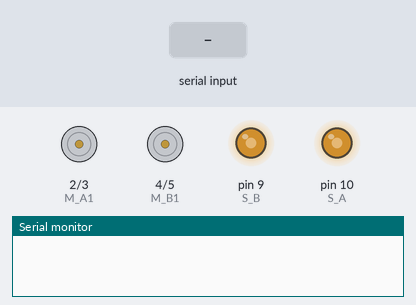
Bench run of a sketch on a simulated Arduino Uno, built with avr-gcc and run on an emulated ATmega328P. Parts: motor-driver pin pairs drawn as motors (green arrow = first pin HIGH = forward, orange = second pin HIGH = backward, longer = more drive), output pins drawn as LEDs (lit = HIGH), the last lines printed to the serial monitor. The test bench sets the inputs (shaded band).

Above: at 1.2 s.
1.3 s: "F" received over Serial
At 1.7 s:
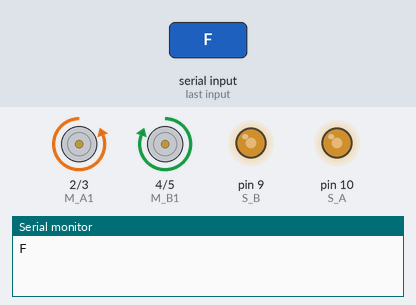
2.8 s: "B" received over Serial
At 4.0 s:
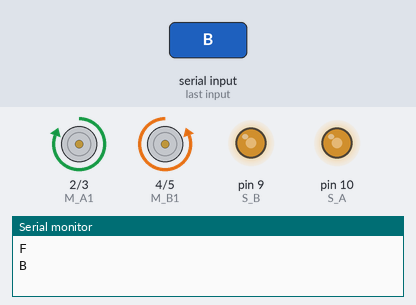
4.3 s: "L" received over Serial
At 5.4 s:
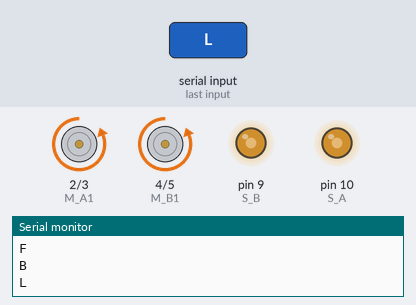
5.8 s: "R" received over Serial
At 6.6 s:
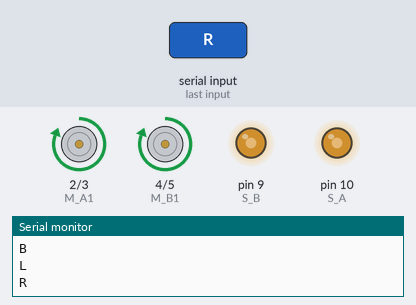
7.3 s: "G" received over Serial
At 7.9 s:
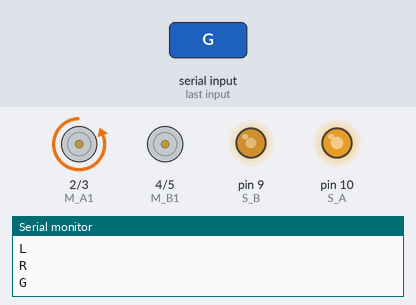
8.8 s: "I" received over Serial
At 9.2 s:
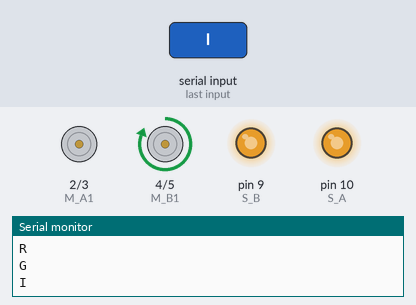
Timing chart, 0 to 11.3 s (numbered marks = the images above; inputs shaded):
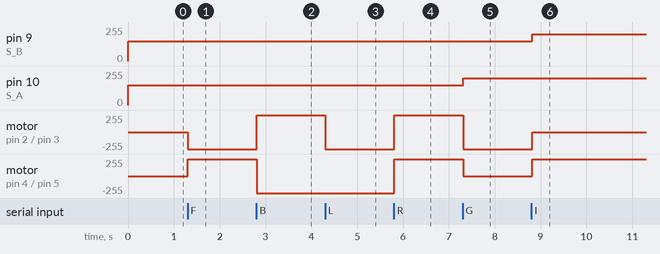

Measured:
- after the input at 1.3 s, motor on pin 2 (M_A1) / pin 3 (M_A2): stopped → backward 255/255 at once; motor on pin 4 (M_B1) / pin 5 (M_B2): stopped → forward 255/255 at once
- after the input at 2.8 s, motor on pin 2 (M_A1) / pin 3 (M_A2): backward 255/255 → forward 255/255 at once; motor on pin 4 (M_B1) / pin 5 (M_B2): forward 255/255 → backward 255/255 at once
- after the input at 4.3 s, motor on pin 2 (M_A1) / pin 3 (M_A2): forward 255/255 → backward 255/255 at once
- after the input at 5.8 s, motor on pin 2 (M_A1) / pin 3 (M_A2), motor on pin 4 (M_B1) / pin 5 (M_B2): backward 255/255 → forward 255/255 at once
- after the input at 7.3 s, pin 10 (S_A): 150/255 → 200/255 at once; motor on pin 2 (M_A1) / pin 3 (M_A2): forward 255/255 → backward 255/255 at once; motor on pin 4 (M_B1) / pin 5 (M_B2): forward 255/255 → stopped at once
- after the input at 8.8 s, pin 9 (S_B): 150/255 → 200/255 at once; motor on pin 2 (M_A1) / pin 3 (M_A2): backward 255/255 → stopped at once; motor on pin 4 (M_B1) / pin 5 (M_B2): stopped → forward 255/255 at once

The sketch:

robotCodeRC.ino
```cpp
int M_A1 = 2; //motor a = +; in1
int M_A2 = 3; //motor a = -; in2
int S_A = 10;  //speed motor a; enA

int M_B1 = 4; //motor b = -; in3
int M_B2 = 5; //motor b = +; in4
int S_B = 9;  //speed motor b; enB
char val;

void setup(){

  pinMode(M_B1, OUTPUT);
  pinMode(M_B2, OUTPUT);
  pinMode(M_A1, OUTPUT);
  pinMode(M_A2, OUTPUT);
  pinMode(S_B, OUTPUT);
  pinMode(S_A, OUTPUT);

  analogWrite(S_A, 150);
  analogWrite(S_B, 150);

  Serial.begin(9600);
}

void loop(){

  while (Serial.available() > 0){
    val = Serial.read();
    Serial.println(val);
  }

  if (val == 'F') // Forward
    fwd();

  else if (val == 'B') // Backward
    reverse();

  else if (val == 'L') //Left
    spinL();

  else if (val == 'R') //Right
    spinR();

  else if(val == 'G') //Forward Left
    left();

  else if(val == 'I') //Forward Right
    right();

  else if(val == 'H') //Backward Left
    reverseL();

  else if(val == 'J') //Backward Right
    reverseR();

  else if (val == 'S') //Stop
    Stop();

}
//---------------------------------------------------//
void fwd(){
  analogWrite(S_A, 150);
  analogWrite(S_B, 150);
  digitalWrite(M_A1, LOW);
  digitalWrite(M_A2, HIGH);
  digitalWrite(M_B1, HIGH);
  digitalWrite(M_B2, LOW);
  delay(20);
}

void reverse(){
  analogWrite(S_A, 150);
  analogWrite(S_B, 150);
  digitalWrite(M_A1, HIGH);
  digitalWrite(M_A2, LOW);
  digitalWrite(M_B1, LOW);
  digitalWrite(M_B2, HIGH);
  delay(20);
}

void left(){
  analogWrite(S_A, 200);
  digitalWrite(M_A1, LOW);
  digitalWrite(M_A2, HIGH);
  digitalWrite(M_B1, LOW);
  digitalWrite(M_B2, LOW);
  delay(20);
}

void right(){
  analogWrite(S_B, 200);
  digitalWrite(M_A1, LOW);
  digitalWrite(M_A2, LOW);
  digitalWrite(M_B1, HIGH);
  digitalWrite(M_B2, LOW);
  delay(20);
}

void fwdL(){ //need more power
  analogWrite(S_A, 150);
  analogWrite(S_B, 100);
  digitalWrite(M_A1, LOW);
  digitalWrite(M_A2, HIGH);
  digitalWrite(M_B1, HIGH);
  digitalWrite(M_B2, LOW);
  delay(20);
}

void fwdR(){ //need more power
  analogWrite(S_B, 100);
  analogWrite(S_B, 150);
  digitalWrite(M_A1, LOW);
  digitalWrite(M_A2, HIGH);
  digitalWrite(M_B1, HIGH);
  digitalWrite(M_B2, LOW);
  delay(20);
}

void spinL(){
  analogWrite(S_A, 150);
  analogWrite(S_B, 150);
  digitalWrite(M_A1, LOW);
  digitalWrite(M_A2, HIGH);
  digitalWrite(M_B1, LOW);
  digitalWrite(M_B2, HIGH);
  delay(20);
}

void spinR(){
  analogWrite(S_B, 150);
  analogWrite(S_B, 150);
  digitalWrite(M_A1, HIGH);
  digitalWrite(M_A2, LOW);
  digitalWrite(M_B1, HIGH);
  digitalWrite(M_B2, LOW);
  delay(20);
}

void reverseL(){
  analogWrite(S_B, 200);
  digitalWrite(M_A1, LOW);
  digitalWrite(M_A2, LOW);
  digitalWrite(M_B1, LOW);
  digitalWrite(M_B2, HIGH);
  delay(20);
}

void reverseR(){
  analogWrite(S_A, 200);
  digitalWrite(M_A1, HIGH);
  digitalWrite(M_A2, LOW);
  digitalWrite(M_B1, LOW);
  digitalWrite(M_B2, LOW);
  delay(20);
}

void Stop(){
  digitalWrite(M_A1, LOW);
  digitalWrite(M_A2, LOW);
  digitalWrite(M_B1, LOW);
  digitalWrite(M_B2, LOW);
  delay(20);
}
```
